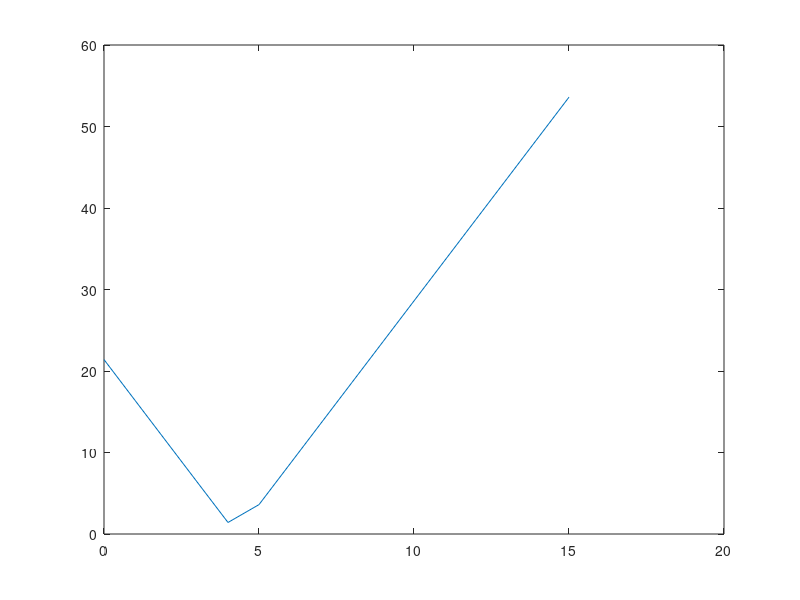

Source code (MATLAB):
%~~~~~~~~~~~~~~~~~~~Compute for yacht A~~~~~~~~~~~~~~~~~~~~~~~

SA=[-10,4]; %Define initial displacement
vA=[2,-1]; %Velocity vector
OverallTime=15; %Time length of computation
%step=1; %Define fidelity of computation
PositionA=zeros(OverallTime+1,3); %Setup of results matrix

for t=0:1:OverallTime; %Computes for t=0 to t=OverallTime
  PA=SA+t*vA; %Displacement from origin as a function of time
  PositionA(t+1,1)=t; %Appends time value to leftmost collumn of results matrix
  PositionA(t+1,2:3)=PA; %Appends x and y of position to results matrix
endfor
display(PositionA) %Prints Positioin of Boat A over time to console

%~~~~~~~~~~~~~Process repeats for boat B parameters~~~~~~~~~~~~

SB=[3,-13];
vB=[-1,3];

PositionB=zeros(OverallTime+1,3);

for t=0:1:OverallTime;
  PB=SB+t*vB;
  PositionB(t+1,1)=t;
  PositionB(t+1,2:3)=PB;
endfor

display(PositionB) %Prints Positioin of Boat B over time to console

%~~~~~~Compute vector AB over time and the abs value of AB~~~~~~~~~~~

OverallAB=zeros(OverallTime+1,4); %Sets up results matrix

for t=0:1:OverallTime;
OverallAB(t+1,1)=t; %Sets first collumn as the time
AB=PositionB(t+1,2:3)-PositionA(t+1,2:3); %AB=OB-OA
OverallAB(t+1,2:3)=AB; %Appends the components of AB to collumns 3&4
d=sqrt(AB(1,1)^2+AB(1,2)^2); %d between A and B =\sqrt{x^2+y^2}
OverallAB(t+1,4)=d; %Appends d to final collumn of results matrix
endfor

display(OverallAB) %Prints results of AB calculations

xaxis=0:1:OverallTime;
plot(xaxis,OverallAB(:,4)) %Plots d between yachts as a function of t